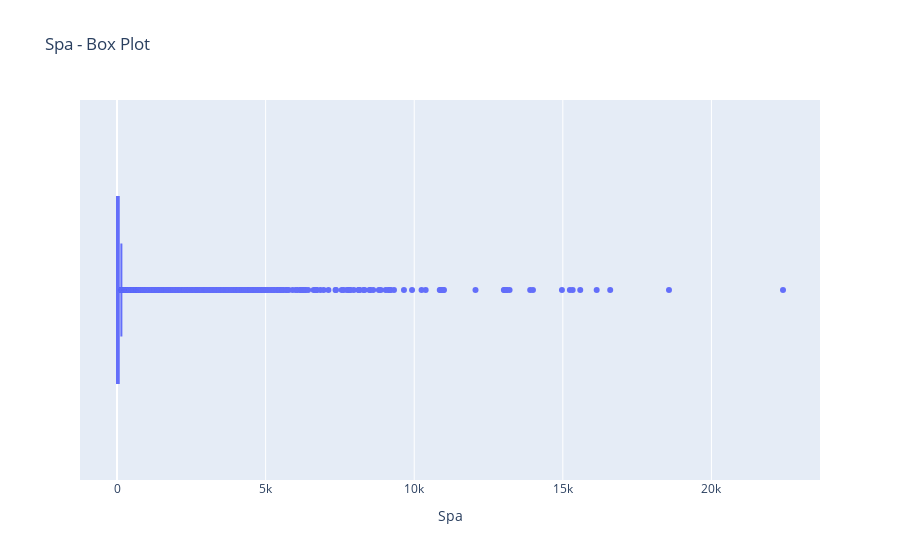

The cell this chart's notebook holds for it:
### Code cell
fig_bp_spa = plt.box(train_data, x="Spa", title="Spa - Box Plot")
fig_bp_spa.update_layout(xaxis_title="Spa", yaxis_title="")
fig_bp_spa.show()

### Figure 1 — Plotly figure (JSON) as saved in the notebook; plotly's stock layout.template omitted (floating-point values rounded to 4 significant figures; data arrays with more than 128 entries replaced by an {"elided": "..."} marker saying what was removed)
{"data": [{"alignmentgroup": "True", "hovertemplate": "Spa=%{x}<extra></extra>", "legendgroup": "", "marker": {"color": "#636efa"}, "name": "", "notched": false, "offsetgroup": "", "orientation": "h", "showlegend": false, "type": "box", "x": {"elided": "8693 int values"}, "x0": " ", "xaxis": "x", "y0": " ", "yaxis": "y"}], "layout": {"boxmode": "group", "legend": {"tracegroupgap": 0}, "title": {"text": "Spa - Box Plot"}, "xaxis": {"anchor": "y", "domain": [0, 1], "title": {"text": "Spa"}}, "yaxis": {"anchor": "x", "domain": [0, 1], "title": {"text": ""}}}}
